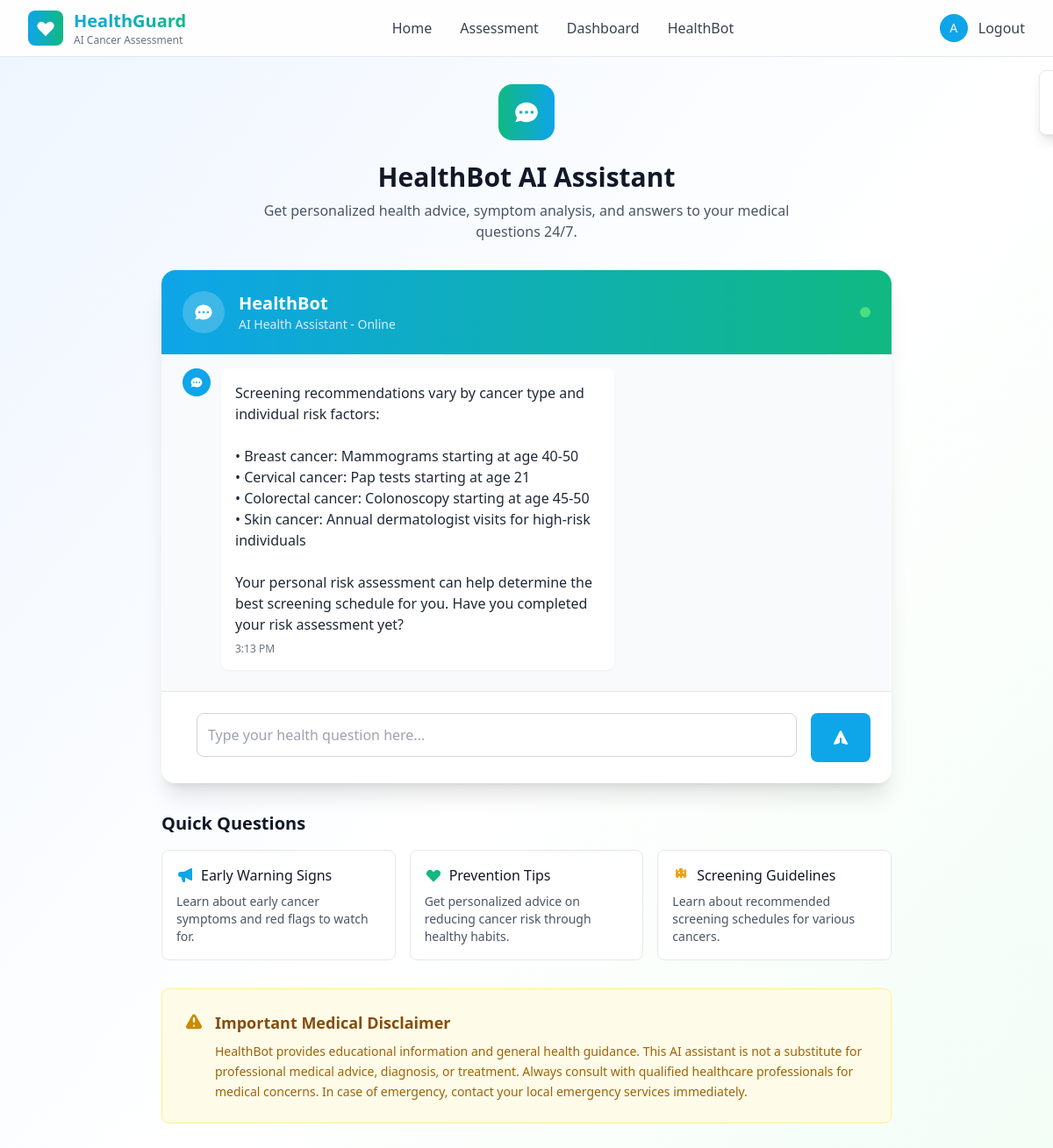
The page /?page=chatbot (signed in) on the database its author committed.
### tables this page shows
CREATE TABLE `chat_history` (
  `id` int NOT NULL,
  `user_id` int NOT NULL,
  `message` text NOT NULL,
  `message_type` enum('user','bot') NOT NULL,
  `context_data` json DEFAULT NULL,
  `created_at` timestamp NULL DEFAULT CURRENT_TIMESTAMP
);

### includes/pages/chatbot.php (the view, shortened to what this page needs)
<?php
try {
    $stmt = $pdo->prepare("
        SELECT message, message_type, created_at
        FROM chat_history
        WHERE user_id = ?
        ORDER BY created_at DESC
        LIMIT 50
    ");
    $stmt->execute([$_SESSION['user_id']]);
    $chatHistory = array_reverse($stmt->fetchAll());
} catch (PDOException $e) {
    $chatHistory = [];
}
?>
<div class="min-h-screen bg-gradient-to-br from-blue-50 via-white to-green-50 py-8">
    <div class="max-w-4xl mx-auto px-4 sm:px-6 lg:px-8">
        <div class="text-center mb-8 animate-fade-in">
            <div class="flex justify-center mb-6">
                <div class="w-16 h-16 bg-gradient-to-r from-medical-green to-medical-blue rounded-2xl flex items-center justify-center animate-pulse-gentle">
                    <svg class="w-8 h-8 text-white" fill="currentColor" viewBox="0 0 20 20">
                        <path fill-rule="evenodd" d="M18 10c0 3.866-3.582 7-8 7a8.841 8.841 0 01-4.083-.98L2 17l1.338-3.123C2.493 12.767 2 11.434 2 10c0-3.866 3.582-7 8-7s8 3.134 8 7zM7 9H5v2h2V9zm8 0h-2v2h2V9zM9 9h2v2H9V9z" clip-rule="evenodd"></path>
                    </svg>
                </div>
            </div>
            <h1 class="text-3xl font-bold text-gray-900 mb-2">HealthBot AI Assistant</h1>
            <p class="text-gray-600 max-w-2xl mx-auto">
                Get personalized health advice, symptom analysis, and answers to your medical questions 24/7.
            </p>
        </div>
        <div class="bg-white rounded-2xl shadow-xl overflow-hidden animate-fade-in" style="animation-delay: 0.2s;">
            <div class="bg-gradient-to-r from-medical-blue to-medical-green p-6 text-white">
                <div class="flex items-center">
                    <div class="w-12 h-12 bg-white/20 rounded-full flex items-center justify-center mr-4">
                        <svg class="w-6 h-6 text-white" fill="currentColor" viewBox="0 0 20 20">
                            <path fill-rule="evenodd" d="M18 10c0 3.866-3.582 7-8 7a8.841 8.841 0 01-4.083-.98L2 17l1.338-3.123C2.493 12.767 2 11.434 2 10c0-3.866 3.582-7 8-7s8 3.134 8 7zM7 9H5v2h2V9zm8 0h-2v2h2V9zM9 9h2v2H9V9z" clip-rule="evenodd"></path>
                        </svg>
                    </div>
                    <div>
                        <h3 class="text-xl font-semibold">HealthBot</h3>
                        <p class="text-blue-100 text-sm">AI Health Assistant - Online</p>
                    </div>
                    <div class="ml-auto">
                        <div class="w-3 h-3 bg-green-400 rounded-full animate-pulse"></div>
                    </div>
                </div>
            </div>
            <div id="chat-messages" class="h-96 overflow-y-auto p-6 space-y-4 bg-gray-50">
                <?php foreach ($chatHistory as $index => $chat): ?>
                <div class="flex items-start animate-slide-up" style="animation-delay: <?= $index * 0.1 ?>s;">
                    <?php if ($chat['message_type'] === 'bot'): ?>
                        <div class="w-8 h-8 bg-medical-blue rounded-full flex items-center justify-center mr-3 flex-shrink-0">
                            <svg class="w-4 h-4 text-white" fill="currentColor" viewBox="0 0 20 20">
                                <path fill-rule="evenodd" d="M18 10c0 3.866-3.582 7-8 7a8.841 8.841 0 01-4.083-.98L2 17l1.338-3.123C2.493 12.767 2 11.434 2 10c0-3.866 3.582-7 8-7s8 3.134 8 7zM7 9H5v2h2V9zm8 0h-2v2h2V9zM9 9h2v2H9V9z" clip-rule="evenodd"></path>
                            </svg>
                        </div>
                        <div class="bg-white rounded-lg p-4 shadow-sm max-w-xs lg:max-w-md">
                            <p class="text-gray-800"><?= nl2br(htmlspecialchars($chat['message'])) ?></p>
                            <div class="text-xs text-gray-500 mt-2">
                                <?= date('g:i A', strtotime($chat['created_at'])) ?>
                            </div>
                        </div>
                    <?php endif; ?>
                </div>
                <?php endforeach; ?>
            </div>
            <div class="p-6 bg-white border-t border-gray-200">
                <form id="chat-form" class="flex space-x-4">
                    <div class="flex-1">
                        <textarea
                            id="message-input"
                            name="message"
                            placeholder="Type your health question here..."
                            class="w-full p-3 border border-gray-300 rounded-lg focus:ring-medical-blue focus:border-medical-blue resize-none"
                            rows="1"></textarea>
                    </div>
                    <button
                        type="submit"
                        id="send-button"
                        class="bg-medical-blue hover:bg-medical-blue-dark text-white px-6 py-3 rounded-lg transition-colors duration-200 flex items-center hover-lift">
                        <svg id="send-icon" class="w-5 h-5" fill="currentColor" viewBox="0 0 20 20">
                            <path d="M10.894 2.553a1 1 0 00-1.788 0l-7 14a1 1 0 001.169 1.409l5-1.429A1 1 0 009 15.571V11a1 1 0 112 0v4.571a1 1 0 00.725.962l5 1.428a1 1 0 001.17-1.408l-7-14z"></path>
                        </svg>
                    </button>
                </form>
            </div>
        </div>
        <div class="mt-8 animate-fade-in" style="animation-delay: 0.4s;">
            <h2 class="text-xl font-bold text-gray-900 mb-4">Quick Questions</h2>
            <div class="grid grid-cols-1 md:grid-cols-2 lg:grid-cols-3 gap-4">
                <button onclick="askQuickQuestion('What are early signs of cancer I should watch for?')"
                        class="bg-white hover:bg-gray-50 border border-gray-200 rounded-lg p-4 text-left transition-colors duration-200 hover-lift">
                    <div class="flex items-center mb-2">
                        <svg class="w-5 h-5 text-medical-blue mr-2" fill="currentColor" viewBox="0 0 20 20">
                            <path fill-rule="evenodd" d="M18 3a1 1 0 00-1.447-.894L8.763 6H5a3 3 0 000 6h.28l1.771 5.316A1 1 0 008 18h1a1 1 0 001-1v-4.382l6.553 3.276A1 1 0 0018 15V3z" clip-rule="evenodd"></path>
                        </svg>
                        <span class="font-medium text-gray-900">Early Warning Signs</span>
                    </div>
                    <p class="text-sm text-gray-600">Learn about early cancer symptoms and red flags to watch for.</p>
                </button>
                <button onclick="askQuickQuestion('How can I reduce my cancer risk through lifestyle changes?')"
                        class="bg-white hover:bg-gray-50 border border-gray-200 rounded-lg p-4 text-left transition-colors duration-200 hover-lift">
                    <div class="flex items-center mb-2">
                        <svg class="w-5 h-5 text-medical-green mr-2" fill="currentColor" viewBox="0 0 20 20">
                            <path fill-rule="evenodd" d="M3.172 5.172a4 4 0 015.656 0L10 6.343l1.172-1.171a4 4 0 115.656 5.656L10 17.657l-6.828-6.829a4 4 0 010-5.656z" clip-rule="evenodd"></path>
                        </svg>
                        <span class="font-medium text-gray-900">Prevention Tips</span>
                    </div>
                    <p class="text-sm text-gray-600">Get personalized advice on reducing cancer risk through healthy habits.</p>
                </button>
                <button onclick="askQuickQuestion('When should I get screened for different types of cancer?')"
                        class="bg-white hover:bg-gray-50 border border-gray-200 rounded-lg p-4 text-left transition-colors duration-200 hover-lift">
                    <div class="flex items-center mb-2">
                        <span class="font-medium text-gray-900">Screening Guidelines</span>
                    </div>
                    <p class="text-sm text-gray-600">Learn about recommended screening schedules for various cancers.</p>
                </button>
            </div>
        </div>
        <div class="mt-8 bg-yellow-50 border border-yellow-200 rounded-lg p-6 animate-fade-in" style="animation-delay: 0.6s;">
            <div class="flex items-start">
                <div>
                    <h3 class="text-lg font-semibold text-yellow-800 mb-2">Important Medical Disclaimer</h3>
                    <p class="text-yellow-700 text-sm leading-relaxed">
                        HealthBot provides educational information and general health guidance. This AI assistant is not a substitute for professional medical advice, diagnosis, or treatment. Always consult with qualified healthcare professionals for medical concerns. In case of emergency, contact your local emergency services immediately.
                    </p>
                </div>
            </div>
        </div>
    </div>
</div>

### public/index.php (shortened to what this page needs)
<?php
require_once '../config/database.php';
$page = $_GET['page'] ?? 'home';
?>
<!DOCTYPE html>
<html lang="en" class="scroll-smooth">
<head>
    <script src="https://cdn.tailwindcss.com"></script>
</head>
<body class="bg-gray-50 text-gray-900 antialiased">
    <nav class="fixed top-0 w-full z-50 bg-white/80 backdrop-blur-md border-b border-gray-200 transition-all duration-300" id="navbar">
        <div class="max-w-7xl mx-auto px-4 sm:px-6 lg:px-8">
            <div class="flex justify-between items-center h-16">
                <div class="flex items-center space-x-3 animate-fade-in">
                    <div class="w-10 h-10 bg-gradient-to-r from-medical-blue to-medical-green rounded-lg flex items-center justify-center animate-rotate-slow">
                        <svg class="w-6 h-6 text-white" fill="currentColor" viewBox="0 0 20 20">
                            <path fill-rule="evenodd" d="M3.172 5.172a4 4 0 015.656 0L10 6.343l1.172-1.171a4 4 0 115.656 5.656L10 17.657l-6.828-6.829a4 4 0 010-5.656z" clip-rule="evenodd"></path>
                        </svg>
                    </div>
                    <div>
                        <h1 class="text-xl font-bold gradient-text">HealthGuard</h1>
                        <p class="text-xs text-gray-500">AI Cancer Assessment</p>
                    </div>
                </div>
                <div class="hidden md:flex items-center space-x-8">
                    <a href="?page=home" class="text-gray-700 hover:text-medical-blue transition-colors duration-200 font-medium">Home</a>
                    <a href="?page=assessment" class="text-gray-700 hover:text-medical-blue transition-colors duration-200 font-medium">Assessment</a>
                    <a href="?page=dashboard" class="text-gray-700 hover:text-medical-blue transition-colors duration-200 font-medium">Dashboard</a>
                    <a href="?page=chatbot" class="text-gray-700 hover:text-medical-blue transition-colors duration-200 font-medium">HealthBot</a>
                </div>
                <div class="flex items-center space-x-4">
                    <?php if (isset($_SESSION['user_id'])): ?>
                        <div class="flex items-center space-x-3">
                            <div class="w-8 h-8 bg-medical-blue rounded-full flex items-center justify-center">
                                <span class="text-white text-sm font-medium"><?= substr($_SESSION['user_name'], 0, 1) ?></span>
                            </div>
                            <a href="?action=logout" class="text-gray-700 hover:text-medical-danger transition-colors duration-200">Logout</a>
                        </div>
                    <?php else: ?>
                        <a href="?page=login" class="text-medical-blue hover:text-medical-blue-dark transition-colors duration-200 font-medium">Login</a>
                        <a href="?page=register" class="bg-medical-blue hover:bg-medical-blue-dark text-white px-4 py-2 rounded-lg transition-all duration-200 hover-lift">Sign Up</a>
                    <?php endif; ?>
                </div>
            </div>
        </div>
    </nav>
    <main class="pt-16 min-h-screen">
        <?php
        switch ($page) {
            case 'chatbot':
                include '../includes/pages/chatbot.php';
                break;
        }
        ?>
    </main>
    <div id="toast" class="fixed top-20 right-4 bg-white border border-gray-200 rounded-lg shadow-lg p-4 transform translate-x-full transition-transform duration-300 z-50">
    </div>
</body>
</html>

### public/index.php (style rules this page uses)
.gradient-text { background: linear-gradient(135deg, #0EA5E9, #10B981); -webkit-background-clip: text; -webkit-text-fill-color: transparent; }
.hover-lift { transition: all 0.3s ease; }

### rows shown on the page
chat_history: message "Screening recommendations vary by cancer type and individual risk factors: • Breast cancer: Mammograms starting at age 40-50 • Cervical cancer: Pap tests starting at age 21 • Colorectal cancer: Colonoscopy starting at age 45-50 • Skin cancer: Annual dermatologist visits for high-risk individuals Your personal risk assessment can help determine the best screening schedule for you. Have you completed your risk assessment yet?", created_at "3:13 PM"

### other values the page prints
substr($_SESSION['user_name'], 0, 1) "A"
